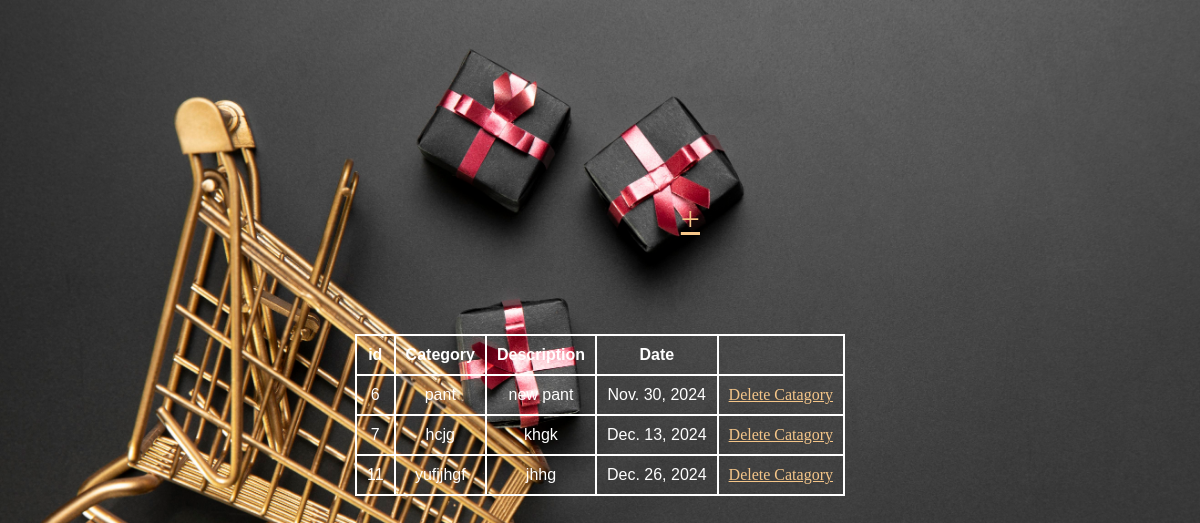
The app's page /Add_ViewCategory, older data.
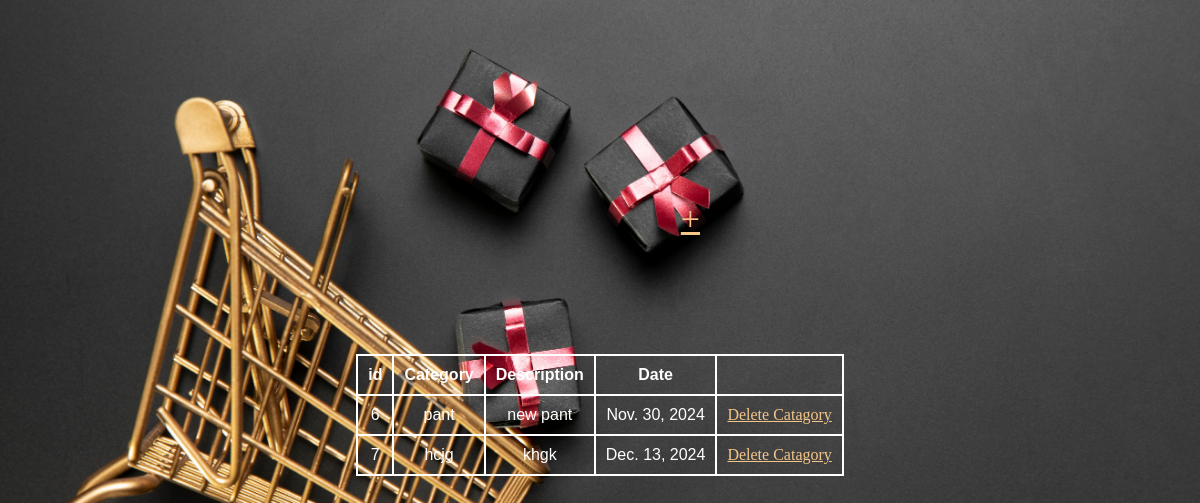
The same page, newer data.
### SpeedKartApp/models.py (models this page shows)
class Category_Table(models.Model):
    Category_name = models.CharField(max_length= 100, null= True, blank= True)
    Description =  models.CharField(max_length= 100, null= True, blank= True)
    created_at = models.DateField(auto_now_add= True, null=True, blank=True)
    updated_at = models.DateField(auto_now= True, null=True, blank=True)

### SpeedKartApp/views.py (the view)
# urls.py: path('Add_ViewCategory', ViewCategory.as_view(), name="Add_ViewCategory"),
class ViewCategory(View):
    def get(self, request):
        c=Category_Table.objects.all()
        return render(request, 'Admin/Add&ViewCategory.html', {'s':c})

### templates/Admin/Add&ViewCategory.html (shortened to what this page needs)
{% load static %}
<!DOCTYPE html>
<html lang="en">
<head>
    <link rel="stylesheet" href="{% static 'style.css'  %}">
</head>
<body class="test">
    <div class="icon">
    <a href="/Add_NewCategory">+</a></div>
    <table>
        <tr>
            <th>id</th>
        <th>Category</th>
        <th>Description</th>
        <th>Date</th>
        <th></th>
    </tr>
{% for i in s %}
    <tr>
            <td>{{i.id}}</td>
            <td>{{i.Category_name}}</td>
            <td>{{i.Description}}</td>
            <td>{{i.created_at}}</td>
            <td>
                <a href="delete_catagory/{{i.id}}">Delete Catagory</a><br></td>
    </tr>
       {% endfor %}
    </table>
</body>
</html>

Row changes from the older to the newer data that the page shows:
removed Category_Table: id "11", Category_name "yufjjhgf", Description "jhhg", created_at "Dec. 26, 2024"
